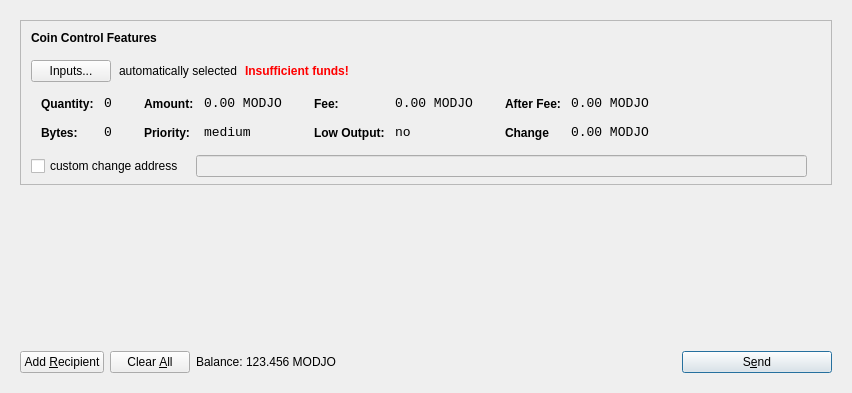
<?xml version="1.0" encoding="UTF-8"?>
<ui version="4.0">
 <class>SendCoinsDialog</class>
 <widget class="QDialog" name="SendCoinsDialog">
  <property name="geometry">
   <rect>
    <x>0</x>
    <y>0</y>
    <width>849</width>
    <height>393</height>
   </rect>
  </property>
  <property name="windowTitle">
   <string>Send Coins</string>
  </property>
  <layout class="QVBoxLayout" name="verticalLayout">
   <item>
    <widget class="QFrame" name="frameMain">
     <layout class="QVBoxLayout" name="verticalLayout_3">
      <item>
       <widget class="QFrame" name="frameCoinControl">
        <property name="sizePolicy">
         <sizepolicy hsizetype="Expanding" vsizetype="Expanding">
          <horstretch>0</horstretch>
          <verstretch>0</verstretch>
         </sizepolicy>
        </property>
        <property name="maximumSize">
         <size>
          <width>16777215</width>
          <height>16777215</height>
         </size>
        </property>
        <property name="frameShape">
         <enum>QFrame::StyledPanel</enum>
        </property>
        <property name="frameShadow">
         <enum>QFrame::Sunken</enum>
        </property>
        <layout class="QVBoxLayout" name="verticalLayoutCoinControl2">
         <property name="spacing">
          <number>6</number>
         </property>
         <property name="leftMargin">
          <number>0</number>
         </property>
         <property name="topMargin">
          <number>0</number>
         </property>
         <property name="rightMargin">
          <number>0</number>
         </property>
         <property name="bottomMargin">
          <number>6</number>
         </property>
         <item>
          <layout class="QVBoxLayout" name="verticalLayoutCoinControl" stretch="0,0,0,0,1">
           <property name="spacing">
            <number>0</number>
           </property>
           <property name="leftMargin">
            <number>10</number>
           </property>
           <property name="topMargin">
            <number>10</number>
           </property>
           <item>
            <layout class="QHBoxLayout" name="horizontalLayoutCoinControl1">
             <property name="bottomMargin">
              <number>15</number>
             </property>
             <item>
              <widget class="QLabel" name="labelCoinControlFeatures">
               <property name="sizePolicy">
                <sizepolicy hsizetype="Preferred" vsizetype="Maximum">
                 <horstretch>0</horstretch>
                 <verstretch>0</verstretch>
                </sizepolicy>
               </property>
               <property name="font">
                <font>
                 <weight>75</weight>
                 <bold>true</bold>
                </font>
               </property>
               <property name="styleSheet">
                <string notr="true">font-weight:bold;</string>
               </property>
               <property name="text">
                <string>Coin Control Features</string>
               </property>
              </widget>
             </item>
            </layout>
           </item>
           <item>
            <layout class="QHBoxLayout" name="horizontalLayoutCoinControl2" stretch="0,0,0,0">
             <property name="spacing">
              <number>8</number>
             </property>
             <property name="bottomMargin">
              <number>10</number>
             </property>
             <item>
              <widget class="QPushButton" name="pushButtonCoinControl">
               <property name="styleSheet">
                <string notr="true"/>
               </property>
               <property name="text">
                <string>Inputs...</string>
               </property>
              </widget>
             </item>
             <item>
              <widget class="QLabel" name="labelCoinControlAutomaticallySelected">
               <property name="text">
                <string>automatically selected</string>
               </property>
               <property name="margin">
                <number>5</number>
               </property>
              </widget>
             </item>
             <item>
              <widget class="QLabel" name="labelCoinControlInsuffFunds">
               <property name="font">
                <font>
                 <weight>75</weight>
                 <bold>true</bold>
                </font>
               </property>
               <property name="styleSheet">
                <string notr="true">color:red;font-weight:bold;</string>
               </property>
               <property name="text">
                <string>Insufficient funds!</string>
               </property>
               <property name="margin">
                <number>5</number>
               </property>
              </widget>
             </item>
             <item>
              <spacer name="horizontalSpacerCoinControl">
               <property name="orientation">
                <enum>Qt::Horizontal</enum>
               </property>
               <property name="sizeHint" stdset="0">
                <size>
                 <width>40</width>
                 <height>1</height>
                </size>
               </property>
              </spacer>
             </item>
            </layout>
           </item>
           <item>
            <widget class="QWidget" name="widgetCoinControl" native="true">
             <property name="sizePolicy">
              <sizepolicy hsizetype="Preferred" vsizetype="Preferred">
               <horstretch>0</horstretch>
               <verstretch>0</verstretch>
              </sizepolicy>
             </property>
             <property name="minimumSize">
              <size>
               <width>0</width>
               <height>0</height>
              </size>
             </property>
             <property name="styleSheet">
              <string notr="true"/>
             </property>
             <layout class="QHBoxLayout" name="horizontalLayoutCoinControl5">
              <property name="leftMargin">
               <number>0</number>
              </property>
              <property name="topMargin">
               <number>0</number>
              </property>
              <property name="rightMargin">
               <number>0</number>
              </property>
              <property name="bottomMargin">
               <number>0</number>
              </property>
              <item>
               <layout class="QHBoxLayout" name="horizontalLayoutCoinControl3" stretch="0,0,0,1">
                <property name="spacing">
                 <number>20</number>
                </property>
                <property name="topMargin">
                 <number>0</number>
                </property>
                <property name="bottomMargin">
                 <number>10</number>
                </property>
                <item>
                 <layout class="QFormLayout" name="formLayoutCoinControl1">
                  <property name="horizontalSpacing">
                   <number>10</number>
                  </property>
                  <property name="verticalSpacing">
                   <number>14</number>
                  </property>
                  <property name="leftMargin">
                   <number>10</number>
                  </property>
                  <property name="topMargin">
                   <number>4</number>
                  </property>
                  <property name="rightMargin">
                   <number>6</number>
                  </property>
                  <item row="0" column="0">
                   <widget class="QLabel" name="labelCoinControlQuantityText">
                    <property name="styleSheet">
                     <string notr="true">font-weight:bold;</string>
                    </property>
                    <property name="text">
                     <string>Quantity:</string>
                    </property>
                    <property name="margin">
                     <number>0</number>
                    </property>
                   </widget>
                  </item>
                  <item row="0" column="1">
                   <widget class="QLabel" name="labelCoinControlQuantity">
                    <property name="font">
                     <font>
                      <family>Monospace</family>
                      <pointsize>10</pointsize>
                     </font>
                    </property>
                    <property name="cursor">
                     <cursorShape>IBeamCursor</cursorShape>
                    </property>
                    <property name="contextMenuPolicy">
                     <enum>Qt::ActionsContextMenu</enum>
                    </property>
                    <property name="text">
                     <string>0</string>
                    </property>
                    <property name="margin">
                     <number>0</number>
                    </property>
                    <property name="textInteractionFlags">
                     <set>Qt::LinksAccessibleByMouse|Qt::TextSelectableByKeyboard|Qt::TextSelectableByMouse</set>
                    </property>
                   </widget>
                  </item>
                  <item row="1" column="0">
                   <widget class="QLabel" name="labelCoinControlBytesText">
                    <property name="styleSheet">
                     <string notr="true">font-weight:bold;</string>
                    </property>
                    <property name="text">
                     <string>Bytes:</string>
                    </property>
                   </widget>
                  </item>
                  <item row="1" column="1">
                   <widget class="QLabel" name="labelCoinControlBytes">
                    <property name="font">
                     <font>
                      <family>Monospace</family>
                      <pointsize>10</pointsize>
                     </font>
                    </property>
                    <property name="cursor">
                     <cursorShape>IBeamCursor</cursorShape>
                    </property>
                    <property name="contextMenuPolicy">
                     <enum>Qt::ActionsContextMenu</enum>
                    </property>
                    <property name="text">
                     <string>0</string>
                    </property>
                    <property name="textInteractionFlags">
                     <set>Qt::LinksAccessibleByMouse|Qt::TextSelectableByKeyboard|Qt::TextSelectableByMouse</set>
                    </property>
                   </widget>
                  </item>
                 </layout>
                </item>
                <item>
                 <layout class="QFormLayout" name="formLayoutCoinControl2">
                  <property name="horizontalSpacing">
                   <number>10</number>
                  </property>
                  <property name="verticalSpacing">
                   <number>14</number>
                  </property>
                  <property name="leftMargin">
                   <number>6</number>
                  </property>
                  <property name="topMargin">
                   <number>4</number>
                  </property>
                  <property name="rightMargin">
                   <number>6</number>
                  </property>
                  <item row="0" column="0">
                   <widget class="QLabel" name="labelCoinControlAmountText">
                    <property name="styleSheet">
                     <string notr="true">font-weight:bold;</string>
                    </property>
                    <property name="text">
                     <string>Amount:</string>
                    </property>
                    <property name="margin">
                     <number>0</number>
                    </property>
                   </widget>
                  </item>
                  <item row="0" column="1">
                   <widget class="QLabel" name="labelCoinControlAmount">
                    <property name="font">
                     <font>
                      <family>Monospace</family>
                      <pointsize>10</pointsize>
                     </font>
                    </property>
                    <property name="cursor">
                     <cursorShape>IBeamCursor</cursorShape>
                    </property>
                    <property name="contextMenuPolicy">
                     <enum>Qt::ActionsContextMenu</enum>
                    </property>
                    <property name="text">
                     <string>0.00 MODJO</string>
                    </property>
                    <property name="textInteractionFlags">
                     <set>Qt::LinksAccessibleByMouse|Qt::TextSelectableByKeyboard|Qt::TextSelectableByMouse</set>
                    </property>
                   </widget>
                  </item>
                  <item row="1" column="0">
                   <widget class="QLabel" name="labelCoinControlPriorityText">
                    <property name="styleSheet">
                     <string notr="true">font-weight:bold;</string>
                    </property>
                    <property name="text">
                     <string>Priority:</string>
                    </property>
                   </widget>
                  </item>
                  <item row="1" column="1">
                   <widget class="QLabel" name="labelCoinControlPriority">
                    <property name="font">
                     <font>
                      <family>Monospace</family>
                      <pointsize>10</pointsize>
                     </font>
                    </property>
                    <property name="cursor">
                     <cursorShape>IBeamCursor</cursorShape>
                    </property>
                    <property name="contextMenuPolicy">
                     <enum>Qt::ActionsContextMenu</enum>
                    </property>
                    <property name="text">
                     <string>medium</string>
                    </property>
                    <property name="textInteractionFlags">
                     <set>Qt::LinksAccessibleByMouse|Qt::TextSelectableByKeyboard|Qt::TextSelectableByMouse</set>
                    </property>
                   </widget>
                  </item>
                 </layout>
                </item>
                <item>
                 <layout class="QFormLayout" name="formLayoutCoinControl3">
                  <property name="horizontalSpacing">
                   <number>10</number>
                  </property>
                  <property name="verticalSpacing">
                   <number>14</number>
                  </property>
                  <property name="leftMargin">
                   <number>6</number>
                  </property>
                  <property name="topMargin">
                   <number>4</number>
                  </property>
                  <property name="rightMargin">
                   <number>6</number>
                  </property>
                  <item row="0" column="0">
                   <widget class="QLabel" name="labelCoinControlFeeText">
                    <property name="styleSheet">
                     <string notr="true">font-weight:bold;</string>
                    </property>
                    <property name="text">
                     <string>Fee:</string>
                    </property>
                    <property name="margin">
                     <number>0</number>
                    </property>
                   </widget>
                  </item>
                  <item row="0" column="1">
                   <widget class="QLabel" name="labelCoinControlFee">
                    <property name="font">
                     <font>
                      <family>Monospace</family>
                      <pointsize>10</pointsize>
                     </font>
                    </property>
                    <property name="cursor">
                     <cursorShape>IBeamCursor</cursorShape>
                    </property>
                    <property name="contextMenuPolicy">
                     <enum>Qt::ActionsContextMenu</enum>
                    </property>
                    <property name="text">
                     <string>0.00 MODJO</string>
                    </property>
                    <property name="textInteractionFlags">
                     <set>Qt::LinksAccessibleByMouse|Qt::TextSelectableByKeyboard|Qt::TextSelectableByMouse</set>
                    </property>
                   </widget>
                  </item>
                  <item row="1" column="0">
                   <widget class="QLabel" name="labelCoinControlLowOutputText">
                    <property name="styleSheet">
                     <string notr="true">font-weight:bold;</string>
                    </property>
                    <property name="text">
                     <string>Low Output:</string>
                    </property>
                   </widget>
                  </item>
                  <item row="1" column="1">
                   <widget class="QLabel" name="labelCoinControlLowOutput">
                    <property name="font">
                     <font>
                      <family>Monospace</family>
                      <pointsize>10</pointsize>
                     </font>
                    </property>
                    <property name="cursor">
                     <cursorShape>IBeamCursor</cursorShape>
                    </property>
                    <property name="contextMenuPolicy">
                     <enum>Qt::ActionsContextMenu</enum>
                    </property>
                    <property name="text">
                     <string>no</string>
                    </property>
                    <property name="textInteractionFlags">
                     <set>Qt::LinksAccessibleByMouse|Qt::TextSelectableByKeyboard|Qt::TextSelectableByMouse</set>
                    </property>
                   </widget>
                  </item>
                 </layout>
                </item>
                <item>
                 <layout class="QFormLayout" name="formLayoutCoinControl4">
                  <property name="horizontalSpacing">
                   <number>10</number>
                  </property>
                  <property name="verticalSpacing">
                   <number>14</number>
                  </property>
                  <property name="leftMargin">
                   <number>6</number>
                  </property>
                  <property name="topMargin">
                   <number>4</number>
                  </property>
                  <property name="rightMargin">
                   <number>6</number>
                  </property>
                  <item row="0" column="0">
                   <widget class="QLabel" name="labelCoinControlAfterFeeText">
                    <property name="styleSheet">
                     <string notr="true">font-weight:bold;</string>
                    </property>
                    <property name="text">
                     <string>After Fee:</string>
                    </property>
                    <property name="margin">
                     <number>0</number>
                    </property>
                   </widget>
                  </item>
                  <item row="0" column="1">
                   <widget class="QLabel" name="labelCoinControlAfterFee">
                    <property name="font">
                     <font>
                      <family>Monospace</family>
                      <pointsize>10</pointsize>
                     </font>
                    </property>
                    <property name="cursor">
                     <cursorShape>IBeamCursor</cursorShape>
                    </property>
                    <property name="contextMenuPolicy">
                     <enum>Qt::ActionsContextMenu</enum>
                    </property>
                    <property name="text">
                     <string>0.00 MODJO</string>
                    </property>
                    <property name="textInteractionFlags">
                     <set>Qt::LinksAccessibleByMouse|Qt::TextSelectableByKeyboard|Qt::TextSelectableByMouse</set>
                    </property>
                   </widget>
                  </item>
                  <item row="1" column="0">
                   <widget class="QLabel" name="labelCoinControlChangeText">
                    <property name="styleSheet">
                     <string notr="true">font-weight:bold;</string>
                    </property>
                    <property name="text">
                     <string>Change</string>
                    </property>
                   </widget>
                  </item>
                  <item row="1" column="1">
                   <widget class="QLabel" name="labelCoinControlChange">
                    <property name="font">
                     <font>
                      <family>Monospace</family>
                      <pointsize>10</pointsize>
                     </font>
                    </property>
                    <property name="cursor">
                     <cursorShape>IBeamCursor</cursorShape>
                    </property>
                    <property name="contextMenuPolicy">
                     <enum>Qt::ActionsContextMenu</enum>
                    </property>
                    <property name="text">
                     <string>0.00 MODJO</string>
                    </property>
                    <property name="textInteractionFlags">
                     <set>Qt::LinksAccessibleByMouse|Qt::TextSelectableByKeyboard|Qt::TextSelectableByMouse</set>
                    </property>
                   </widget>
                  </item>
                 </layout>
                </item>
               </layout>
              </item>
             </layout>
            </widget>
           </item>
           <item>
            <layout class="QHBoxLayout" name="horizontalLayoutCoinControl4" stretch="0,0,0">
             <property name="spacing">
              <number>12</number>
             </property>
             <property name="sizeConstraint">
              <enum>QLayout::SetDefaultConstraint</enum>
             </property>
             <property name="topMargin">
              <number>5</number>
             </property>
             <property name="rightMargin">
              <number>5</number>
             </property>
             <item>
              <widget class="QCheckBox" name="checkBoxCoinControlChange">
               <property name="text">
                <string>custom change address</string>
               </property>
              </widget>
             </item>
             <item>
              <widget class="QLineEdit" name="lineEditCoinControlChange">
               <property name="enabled">
                <bool>false</bool>
               </property>
               <property name="sizePolicy">
                <sizepolicy hsizetype="Expanding" vsizetype="Fixed">
                 <horstretch>0</horstretch>
                 <verstretch>0</verstretch>
                </sizepolicy>
               </property>
              </widget>
             </item>
             <item>
              <widget class="QLabel" name="labelCoinControlChangeLabel">
               <property name="sizePolicy">
                <sizepolicy hsizetype="Preferred" vsizetype="Expanding">
                 <horstretch>0</horstretch>
                 <verstretch>0</verstretch>
                </sizepolicy>
               </property>
               <property name="minimumSize">
                <size>
                 <width>0</width>
                 <height>0</height>
                </size>
               </property>
               <property name="text">
                <string/>
               </property>
               <property name="margin">
                <number>3</number>
               </property>
              </widget>
             </item>
            </layout>
           </item>
           <item>
            <spacer name="verticalSpacerCoinControl">
             <property name="orientation">
              <enum>Qt::Vertical</enum>
             </property>
             <property name="sizeHint" stdset="0">
              <size>
               <width>800</width>
               <height>1</height>
              </size>
             </property>
            </spacer>
           </item>
          </layout>
         </item>
        </layout>
       </widget>
      </item>
      <item>
       <widget class="QScrollArea" name="scrollArea">
        <property name="frameShape">
         <enum>QFrame::NoFrame</enum>
        </property>
        <property name="widgetResizable">
         <bool>true</bool>
        </property>
        <widget class="QWidget" name="scrollAreaWidgetContents">
         <property name="geometry">
          <rect>
           <x>0</x>
           <y>0</y>
           <width>813</width>
           <height>148</height>
          </rect>
         </property>
         <layout class="QVBoxLayout" name="verticalLayout_2">
          <property name="leftMargin">
           <number>0</number>
          </property>
          <property name="topMargin">
           <number>0</number>
          </property>
          <property name="rightMargin">
           <number>0</number>
          </property>
          <property name="bottomMargin">
           <number>0</number>
          </property>
          <item>
           <layout class="QVBoxLayout" name="entries">
            <property name="spacing">
             <number>6</number>
            </property>
           </layout>
          </item>
          <item>
           <spacer name="verticalSpacer">
            <property name="orientation">
             <enum>Qt::Vertical</enum>
            </property>
            <property name="sizeHint" stdset="0">
             <size>
              <width>20</width>
              <height>40</height>
             </size>
            </property>
           </spacer>
          </item>
         </layout>
        </widget>
       </widget>
      </item>
      <item>
       <layout class="QHBoxLayout" name="horizontalLayout">
        <item>
         <widget class="QPushButton" name="addButton">
          <property name="toolTip">
           <string>Send to multiple recipients at once</string>
          </property>
          <property name="text">
           <string>Add &amp;Recipient</string>
          </property>
          <property name="icon">
           <iconset resource="../modjo.qrc">
            <normaloff>:/icons/add</normaloff>:/icons/add</iconset>
          </property>
          <property name="autoDefault">
           <bool>false</bool>
          </property>
         </widget>
        </item>
        <item>
         <widget class="QPushButton" name="clearButton">
          <property name="sizePolicy">
           <sizepolicy hsizetype="Minimum" vsizetype="Fixed">
            <horstretch>0</horstretch>
            <verstretch>0</verstretch>
           </sizepolicy>
          </property>
          <property name="toolTip">
           <string>Remove all transaction fields</string>
          </property>
          <property name="text">
           <string>Clear &amp;All</string>
          </property>
          <property name="icon">
           <iconset resource="../modjo.qrc">
            <normaloff>:/icons/remove</normaloff>:/icons/remove</iconset>
          </property>
          <property name="autoRepeatDelay">
           <number>300</number>
          </property>
          <property name="autoDefault">
           <bool>false</bool>
          </property>
         </widget>
        </item>
        <item>
         <layout class="QHBoxLayout" name="horizontalLayout_2">
          <property name="spacing">
           <number>3</number>
          </property>
          <item>
           <widget class="QLabel" name="label">
            <property name="sizePolicy">
             <sizepolicy hsizetype="Preferred" vsizetype="Fixed">
              <horstretch>0</horstretch>
              <verstretch>0</verstretch>
             </sizepolicy>
            </property>
            <property name="text">
             <string>Balance:</string>
            </property>
           </widget>
          </item>
          <item>
           <widget class="QLabel" name="labelBalance">
            <property name="sizePolicy">
             <sizepolicy hsizetype="Preferred" vsizetype="Fixed">
              <horstretch>0</horstretch>
              <verstretch>0</verstretch>
             </sizepolicy>
            </property>
            <property name="cursor">
             <cursorShape>IBeamCursor</cursorShape>
            </property>
            <property name="text">
             <string>123.456 MODJO</string>
            </property>
            <property name="textInteractionFlags">
             <set>Qt::LinksAccessibleByMouse|Qt::TextSelectableByKeyboard|Qt::TextSelectableByMouse</set>
            </property>
           </widget>
          </item>
         </layout>
        </item>
        <item>
         <spacer name="horizontalSpacer">
          <property name="orientation">
           <enum>Qt::Horizontal</enum>
          </property>
          <property name="sizeHint" stdset="0">
           <size>
            <width>40</width>
            <height>20</height>
           </size>
          </property>
         </spacer>
        </item>
        <item>
         <widget class="QPushButton" name="sendButton">
          <property name="minimumSize">
           <size>
            <width>150</width>
            <height>0</height>
           </size>
          </property>
          <property name="toolTip">
           <string>Confirm the send action</string>
          </property>
          <property name="text">
           <string>S&amp;end</string>
          </property>
          <property name="icon">
           <iconset resource="../modjo.qrc">
            <normaloff>:/icons/send</normaloff>:/icons/send</iconset>
          </property>
          <property name="default">
           <bool>true</bool>
          </property>
         </widget>
        </item>
       </layout>
      </item>
     </layout>
     <zorder>scrollArea</zorder>
     <zorder>frameCoinControl</zorder>
     <zorder></zorder>
    </widget>
   </item>
  </layout>
 </widget>
 <resources>
  <include location="../modjo.qrc"/>
 </resources>
 <connections/>
</ui>
